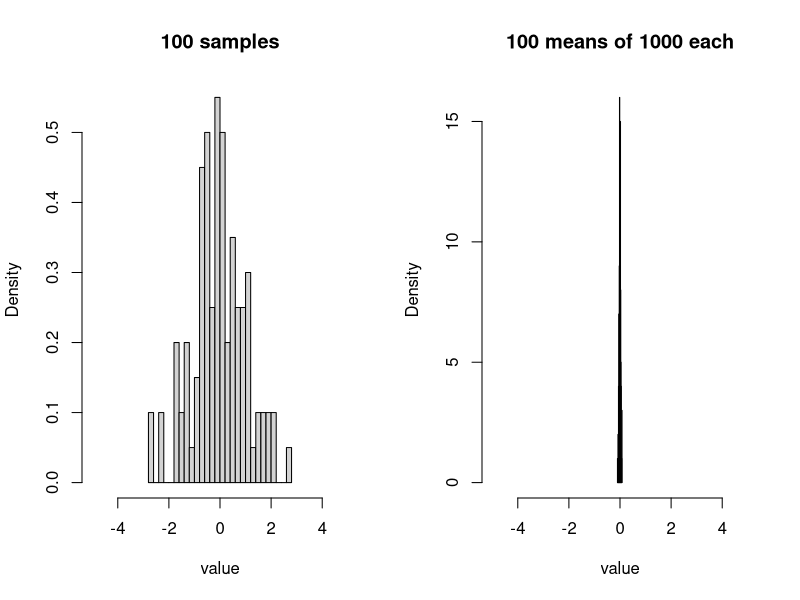
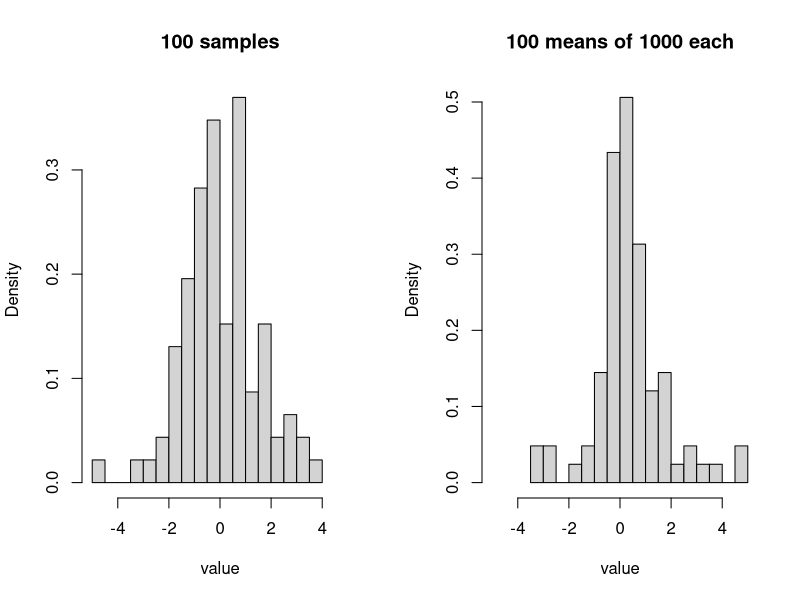
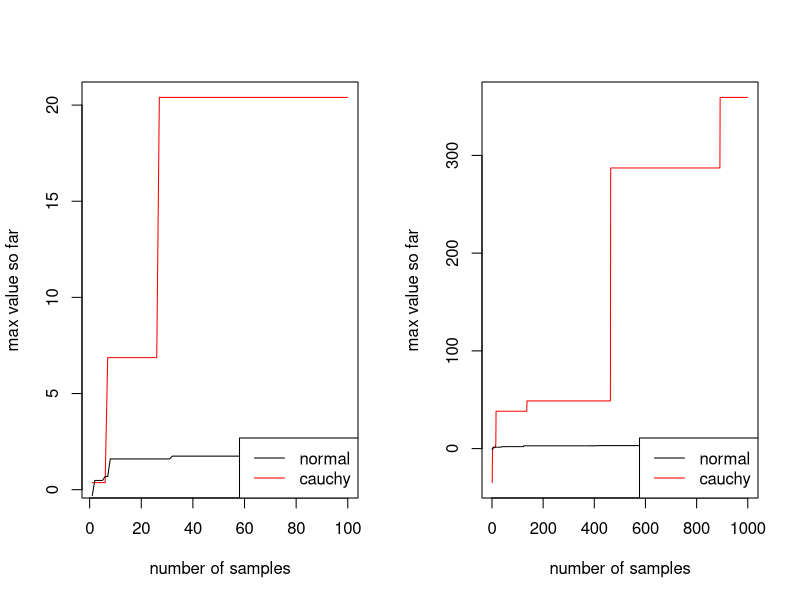
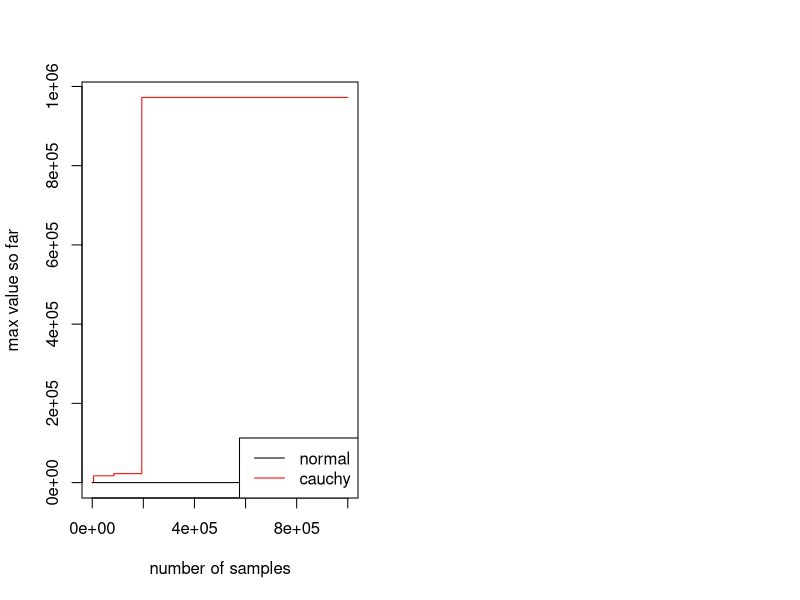

The R source for these figures, in order:
## ---- chunk 1
fig.dim <- 5
knitr::opts_chunk$set(fig.width=2*fig.dim,
                      fig.height=fig.dim,
                      fig.cap="",
                      fig.align='center')
set.seed(24)
library(matrixStats)
## ---- chunk 2
meanplot <- function (rf, n=1e3, m=100) {
    x <- matrix(rf(n*m), ncol=m)
    layout(t(1:2))
    hist(x[1,][abs(x[1,])<5], breaks=20, freq=FALSE,
         main=sprintf("%d samples", m), xlab='value',
         xlim=c(-5,5))
    hist(colMeans(x)[abs(colMeans(x))<5], breaks=20, freq=FALSE,
         main=sprintf("%d means of %d each", m, n), xlab='value',
         xlim=c(-5,5))
}
## ---- chunk 3
meanplot(rnorm)
## ---- chunk 4
meanplot(rcauchy)
## ---- chunk 5
n <- 100
plot(c(cummax(rcauchy(n))), type='l', ylab='max value so far', xlab='number of samples', col='red')
lines(c(cummax(rnorm(n))), col='black')
legend("bottomright", lty=1, col=c('black', 'red'), legend=c('normal', 'cauchy'))
## ---- chunk 6
n <- 1000
plot(c(cummax(rcauchy(n))), type='l', ylab='max value so far', xlab='number of samples', col='red')
lines(c(cummax(rnorm(n))), col='black')
legend("bottomright", lty=1, col=c('black', 'red'), legend=c('normal', 'cauchy'))
## ---- chunk 7
n <- 1e6
plot(c(cummax(rcauchy(n))), type='l', ylab='max value so far', xlab='number of samples', col='red')
lines(c(cummax(rnorm(n))), col='black')
legend("bottomright", lty=1, col=c('black', 'red'), legend=c('normal', 'cauchy'))
